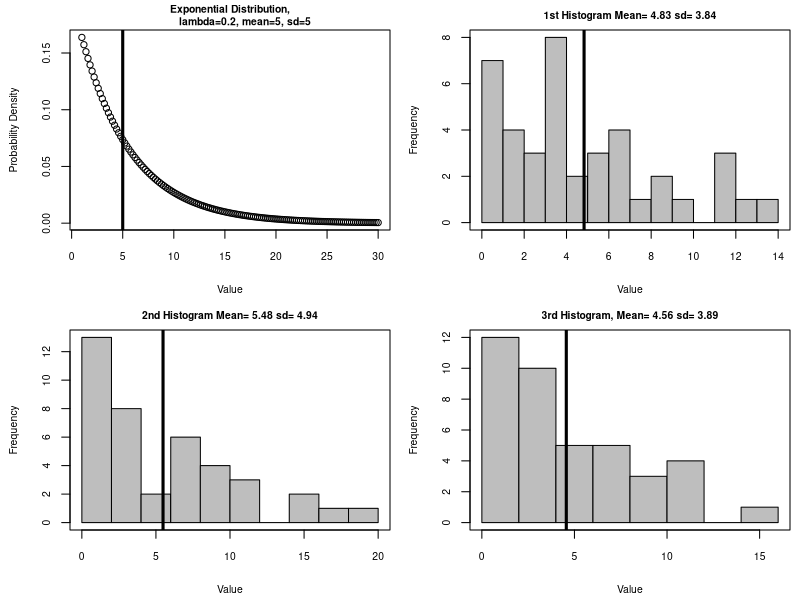
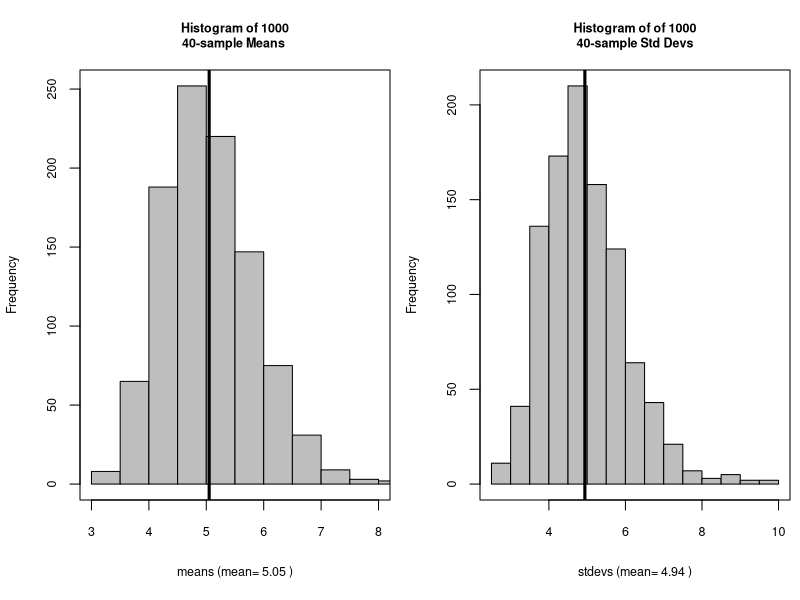

These figures' R source, in order:
## ---- chunk 1

## ---- chunk 2
library("dplyr");  library("plyr"); library(lubridate); library('reshape2')

lambda=0.2
set.seed(10)
# store 1000 simulations of 40 samples of distribution in a dataframe
alldata = NULL
for (i in 1 : 1000) alldata = rbind(alldata, rexp(40,lambda))
#calculate 1000 means, one for each of 40-sample rows   
allmns<-apply(alldata,1,mean); bigmean<-round(mean(allmns),2)
     #calculate 1000 standard deviations, one for each of 40-sample rows   
allsds<-apply(alldata,1,sd); bigsd<-round(mean(allsds),2)

par(mfrow=c(2,2),mai = c(.7, 0.7, 0.3, 0.1))
x<-seq(1,30,.2) 
y<-lambda*exp(-(lambda*seq(1,30,.2)))
# a plot of the Exponential distribution with expected value 1/lambda 
plot(x, y, ylab="Probability Density", xlab="Value",  main="Exponential Distribution,
          lambda=0.2, mean=5, sd=5",cex.main=.75, cex.lab=.75, cex.axis=.75)
abline(v=5,lwd=3)

mean1<-round(mean(alldata[1,]),2); sd1<-round(sd(alldata[1,]),2)
title<-paste("1st Histogram Mean=",mean1,"sd=",sd1)
hist(alldata[1,],10,ylab="Frequency",xlab="Value", main=title,cex.main=.75, 
     col="gray",cex.lab=.75, cex.axis=.75)
abline(v=mean1,lwd=3); box()

mean2<-round(mean(alldata[2,]),2); sd2<-round(sd(alldata[2,]),2)
title<-paste("2nd Histogram Mean=",mean2,"sd=",sd2)
hist(alldata[2,],10,ylab="Frequency",xlab="Value", main=title,cex.main=.75, 
     col="gray",cex.lab=.75, cex.axis=.75)
abline(v=mean2,lwd=3); box()

mean3<-round(mean(alldata[3,]),2)
sd3<-round(sd(alldata[3,]),2)
title<-paste("3rd Histogram, Mean=",mean3,"sd=",sd3)
hist(alldata[3,],10,ylab="Frequency",xlab="Value", main=title,cex.main=.75,
     col="gray",cex.lab=.75, cex.axis=.75)
abline(v=mean3,lwd=3); box()
## ---- chunk 3
# now compare histograms of means and variances, which should look Gaussian
par(mfrow=c(1,2),mai = c(1, .8, .7, 0.1))
xlabel<-paste("means (mean=",bigmean,")")
hist(allmns, xlim=c(3,8), col="gray", ylab="Frequency",xlab=xlabel, 
     main="Histogram of 1000\n40-sample Means ",cex.main=.75, cex.lab=.75, cex.axis=.75)
abline(v=bigmean,lwd=3); box()

hist(allsds,col="gray", xlab=paste("stdevs (mean=",bigsd,")"),ylab="Frequency", 
     main="Histogram of of 1000\n40-sample Std Devs", cex.main=.75, cex.lab=.75, 
     cex.axis=.75)
abline(v=bigsd,lwd=3); box()

var(allmns)
# theoretical value
25/40

# doing the same with the standard deviation
# the standard deviation of the 1000 sample means, which are random variables 
sd(allmns)

# should be close to its theoretical value of the exponential's standard dev / sqrt of 
# number of samples used to generate each mean (i.e., 40)
5/sqrt(40)
